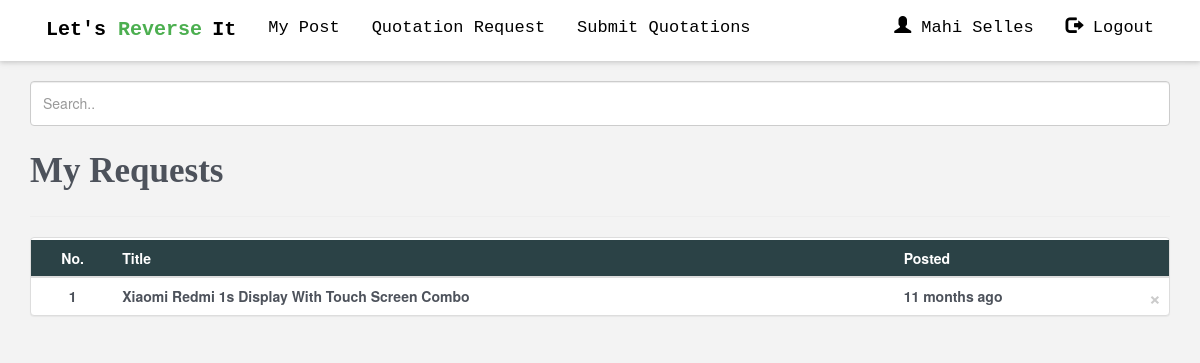
The app's page /dashboard.php (signed in) with its own data.
### tables this page shows
CREATE TABLE `qrdata` (
  `id` int(11) NOT NULL,
  `postedid` int(11) NOT NULL,
  `categories` varchar(255) NOT NULL,
  `postedby` varchar(255) NOT NULL,
  `title` varchar(255) NOT NULL,
  `description` longtext NOT NULL,
  `date` timestamp NOT NULL DEFAULT CURRENT_TIMESTAMP ON UPDATE CURRENT_TIMESTAMP,
  `city` varchar(255) NOT NULL,
  `state` varchar(255) NOT NULL,
  `country` varchar(255) NOT NULL,
  `image` varchar(255) NOT NULL
);

### timeago.php (called while the page is built, shortened)
<?php
function timeAgo($time_ago)
{
    $time_ago = strtotime($time_ago);
    $cur_time   = time();
    $time_elapsed   = $cur_time - $time_ago;
    $seconds    = $time_elapsed ;
    $minutes    = round($time_elapsed / 60 );
    $hours      = round($time_elapsed / 3600);
    $days       = round($time_elapsed / 86400 );
    $weeks      = round($time_elapsed / 604800);
    $months     = round($time_elapsed / 2600640 );
    $years      = round($time_elapsed / 31207680 );
    if($seconds <= 60){
        return "Just Now";
    }
    else if($hours <=24){
        if($hours==1){
            return "an hour ago";
        }else{
            return "$hours hrs ago";
        }
    }
    else if($days <= 7){
        if($days==1){
            return "yesterday";
        }else{
            return "$days days ago";
        }
    }
    else if($weeks <= 4.3){
        if($weeks==1){
            return "a week ago";
        }else{
            return "$weeks weeks ago";
        }
    }
    else if($months <=12){
        if($months==1){
            return "a month ago";
        }else{
            return "$months months ago";
        }
    }
    else{
        if($years==1){
            return "one year ago";
        }else{
            return "$years years ago";
        }
    }
}
?>

### dashboard.php (the view, shortened to what this page needs)
<?php
include_once 'dbconnect.php';
include_once 'timeago.php';
$result1=mysqli_query($con,"select  count(*) AS count from qrdata WHERE postedid = '{$_SESSION['usr_id']}' ORDER BY id ");
$result=mysqli_query($con,"select  * from qrdata WHERE postedid = '{$_SESSION['usr_id']}' ORDER BY id DESC ");
$row1 = mysqli_fetch_array($result1);
$count = $row1['count'];
?>
<!DOCTYPE html>
<html lang="en">
<head>
    <link rel="stylesheet" href="css/dashboard.css">
</head>
<body style="background-color:#f3f3f3;">
<?php if(isset($_SESSION['usr_id']))  {?>
        <div style="width:100%;height:auto;background-color:#ffff;">
        <?php include 'navbar.php' ?>
        </div>
        <?php if($count > 0)  {?>
<div class="container">
            <br>
                <input id="myInput" class="form-control" type="text" placeholder="Search.." >
            <br>
    <p>My Requests</p>
    <hr>
    <div class="panel panel-default">
            <table class="table"  >
                    <div class="row">
                        <thead>
                            <tr id="thead" >
                                <div class="col-xs-1 col-sm-1 col-md-1 col-lg-1"><th class="text-center">No.</th></div>
                                <div class="col-xs-9 col-sm-9 col-md-10 col-lg-10"><th>Title</th></div>
                                <div class="col-xs-2 col-sm-2 col-md-1 col-lg-1"><th>Posted</th></div>
                            </tr>
                        </thead>
                    </div>
                <tbody id="myTable">
                        <?php $a=0;?>
                        <?php while($row=mysqli_fetch_array($result)): ?>
                                <?php if ($row['postedby']== $_SESSION['usr_name'] && $row['postedid']== $_SESSION['usr_id']) { ?>
                                    <div class="row">
                                        <tr>
                                            <div class="col-xs-1 col-sm-1 col-md-1 col-lg-1" >
                                                <td class="text-center">
                                                    <a  id="qrtitle" href="bid?id=<?php echo $row['id'];?>"><?php echo $a=$a+1; ?></a>
                                                </td>
                                            </div>
                                            <div class="col-xs-9 col-sm-9 col-md-10 col-lg-10">
                                                <td>
                                                    <a  id="qrtitle" href="bid?id=<?php echo $row['id'];?>">
                                                        <?php echo $row['title'];?>
                                                    </a>
                                                </td>
                                            </div>
                                            <div class="col-xs-2 col-sm-2 col-md-1 col-lg-1">
                                                <td id="posteddate">
                                                    <a id="qrtitle" href="bid?id=<?php echo $row['id'];?>">
                                                        <?php echo $time_elapsed = timeAgo($row['date']); ?>
                                                    </a>
                                                    <button type="button" class="close" onClick="delete_id(<?php echo $row[id]; ?>);">&times;</button>
                                                </td>
                                            </div>
                                        </tr>
                                    </div>
                                <?php    } ?>
                        <?php endwhile;?>
                </tbody>
            </table>
    </div>
</div>
<?php } else {
    echo '<br><br><br><center><a href="AddQuotationRequest"><input type="submit" value="Add Quotation Request" class="btn btn-success" /></a><br><br><br></center>';
 } ?>
<?php } else { header("Location: index"); } ?>
</body>
</html>

### css/dashboard.css (style rules this page uses)
body { margin:0; padding:0; font-family: "Times New Roman", Times, serif; }
p { color:#4D525B; font-family: Times New Roman, Times, serif; font-weight: bold; font-size:35px; }
#thead { background: rgba(43, 66, 70, 1); color:white; padding-top:0px; }
#myInput { height:45px; }
#qrtitle { text-decoration: none; color: #4D525B; font-weight: bold; width: 100%; }

### css/navbar.css (style rules this page uses)
body { margin:0; }

### records on screen
qrdata: title "Xiaomi Redmi 1s Display With Touch Screen Combo", date "11 months ago"

### other values on screen
$_SESSION['usr_name'] "Mahi Selles"
